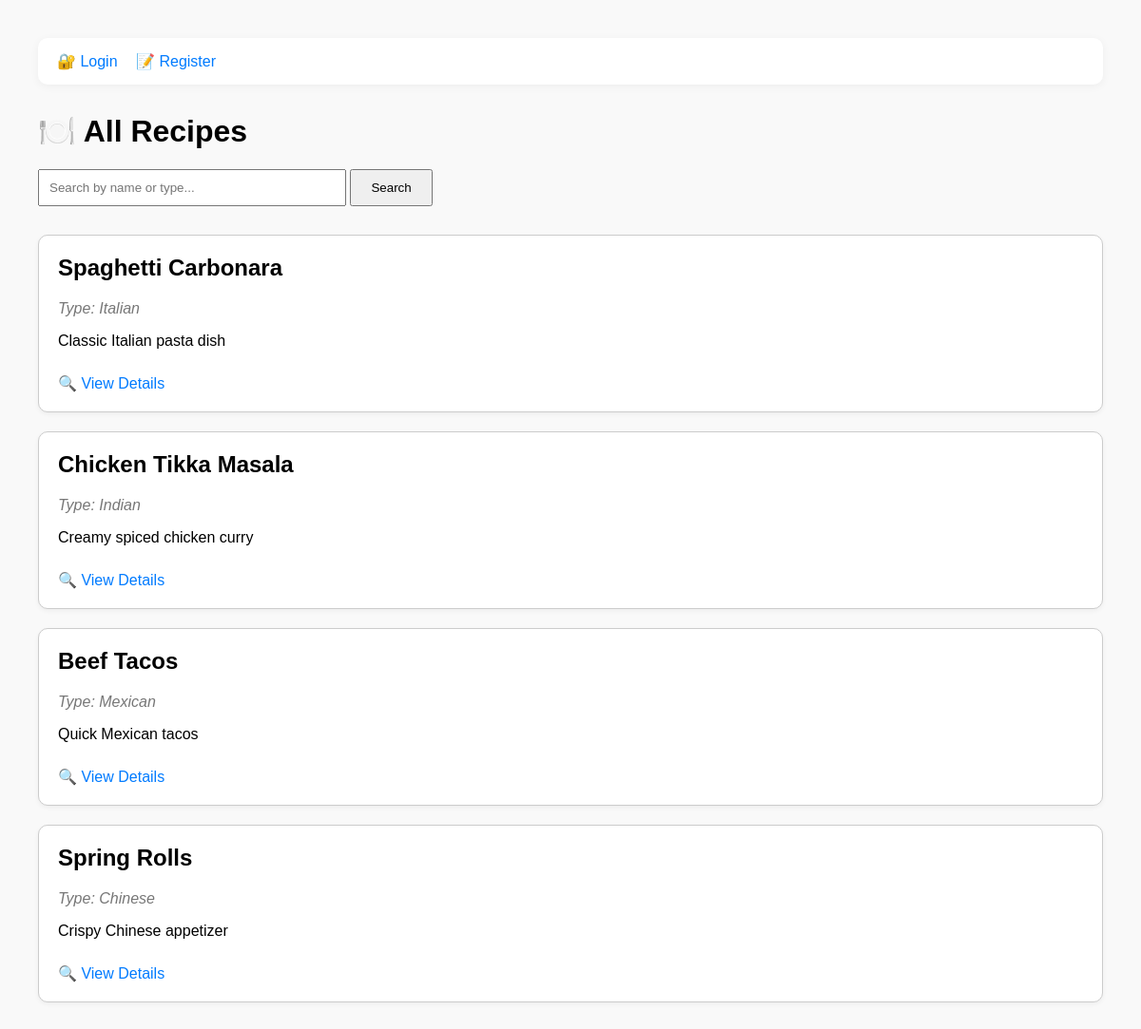
The page / on the database its author committed.
### tables this page shows
CREATE TABLE `recipes` (
  `rid` int(11) NOT NULL,
  `name` varchar(50) NOT NULL,
  `description` varchar(300) DEFAULT NULL,
  `type` enum('French','Italian','Chinese','Indian','Mexican','Others') NOT NULL,
  `Cookingtime` int(4) ,
  `ingredients` varchar(1000) ,
  `instructions` varchar(1000) ,
  `image` varchar(200),
  `uid` int(11) UNSIGNED NOT NULL
);

### index.php (the view, shortened to what this page needs)
<?php
include 'db.php';
$search = $_GET['search'] ?? '';
$sql = "SELECT rid, name, type, description FROM recipes";
if (!empty($search)) {
    $searchTerm = "%" . $conn->real_escape_string($search) . "%";
    $stmt = $conn->prepare("SELECT rid, name, type, description FROM recipes WHERE name LIKE ? OR type LIKE ?");
    $stmt->bind_param("ss", $searchTerm, $searchTerm);
    $stmt->execute();
    $result = $stmt->get_result();
} else {
    $result = $conn->query($sql);
}
?>
<!DOCTYPE html>
<html>
<head>
</head>
<body>
<div class="topbar">
    <?php if (isset($_SESSION['uid'])): ?>
        <strong>👤 Welcome, <?php echo htmlspecialchars($_SESSION['username']); ?>!</strong> |
        <a href="my_recipes.php">📋 My Recipes</a>
        <a href="add_recipe.php">➕ Add Recipe</a>
        <a href="logout.php">🚪 Logout</a>
    <?php else: ?>
        <a href="login.php">🔐 Login</a>
        <a href="register.php">📝 Register</a>
    <?php endif; ?>
</div>
<h1>🍽️ All Recipes</h1>
<form method="GET" action="index.php">
    <input type="text" name="search" placeholder="Search by name or type..." value="<?php echo htmlspecialchars($search); ?>" />
    <input type="submit" value="Search" />
</form>
<?php
if ($result->num_rows > 0) {
    while($row = $result->fetch_assoc()) {
        echo "<div class='recipe'>";
        echo "<h2>" . htmlspecialchars($row['name']) . "</h2>";
        echo "<p class='type'>Type: " . htmlspecialchars($row['type']) . "</p>";
        echo "<p>" . htmlspecialchars($row['description']) . "</p>";
        echo "<a class='view-link' href='view_recipe.php?rid=" . $row['rid'] . "'>🔍 View Details</a>";
        echo "</div>";
    }
} else {
    echo "<p>No recipes found.</p>";
}
?>
</body>
</html>

### index.php (style rules this page uses)
body { font-family: Arial; margin: 40px; background: #f9f9f9; }
.topbar { margin-bottom: 30px; background: #fff; padding: 15px 20px; border-radius: 10px; box-shadow: 0 2px 10px rgba(0,0,0,0.05); }
.topbar a { margin-right: 15px; text-decoration: none; color: #007bff; }
form { margin-bottom: 30px; }
input[type="text"] { padding: 10px; width: 300px; }
input[type="submit"] { padding: 10px 20px; }
.recipe { border: 1px solid #ccc; padding: 20px; margin-bottom: 20px; background: white; border-radius: 10px; box-shadow: 0 2px 5px rgba(0,0,0,0.05); }
.recipe h2 { margin-top: 0; }
.type { font-style: italic; color: #777; }
.view-link { display: inline-block; margin-top: 10px; color: #007bff; text-decoration: none; }

### rows shown on the page
recipes: name "Spaghetti Carbonara", type "Italian", description "Classic Italian pasta dish"
recipes: name "Chicken Tikka Masala", type "Indian", description "Creamy spiced chicken curry"
recipes: name "Beef Tacos", type "Mexican", description "Quick Mexican tacos"
recipes: name "Spring Rolls", type "Chinese", description "Crispy Chinese appetizer"
